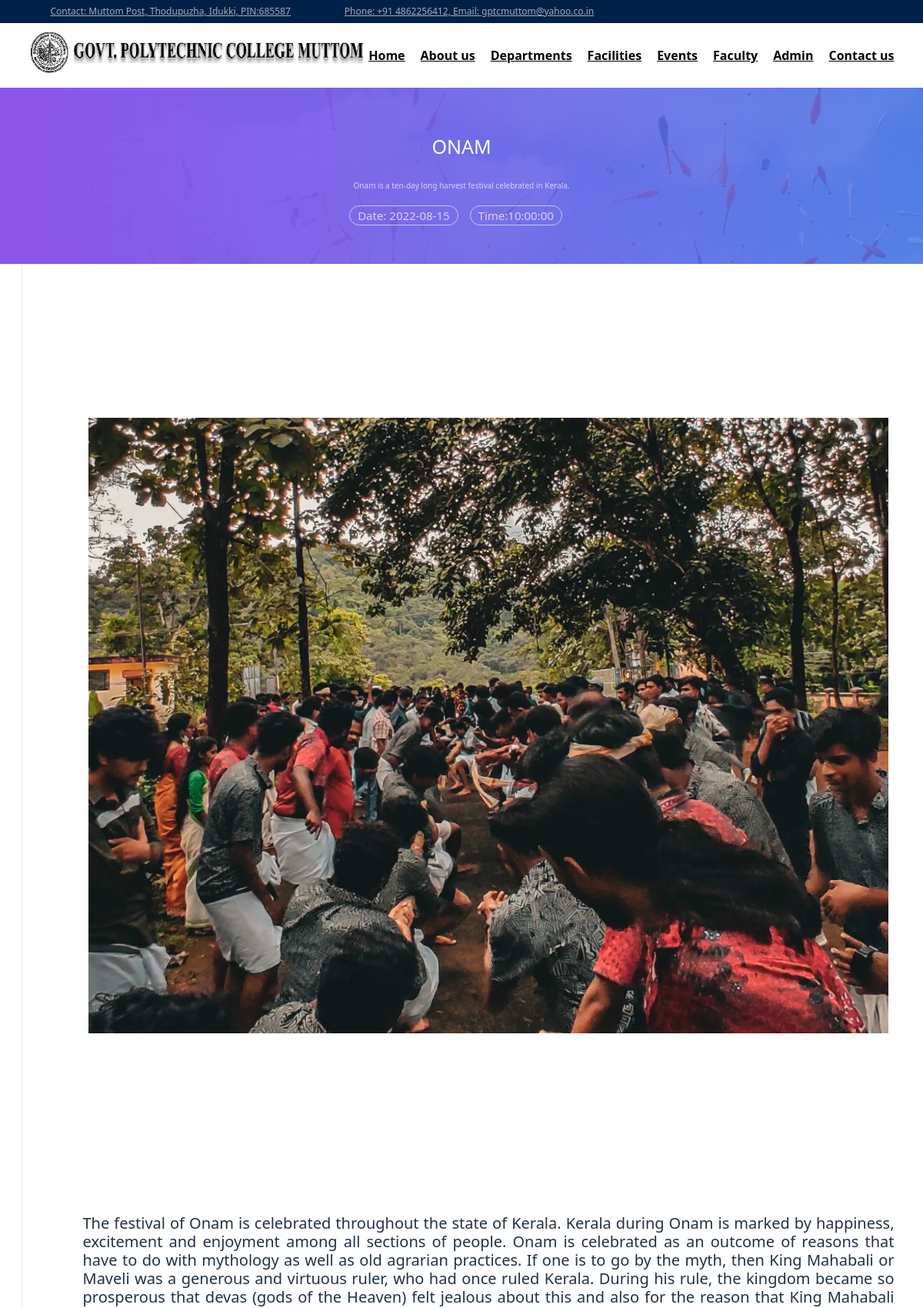
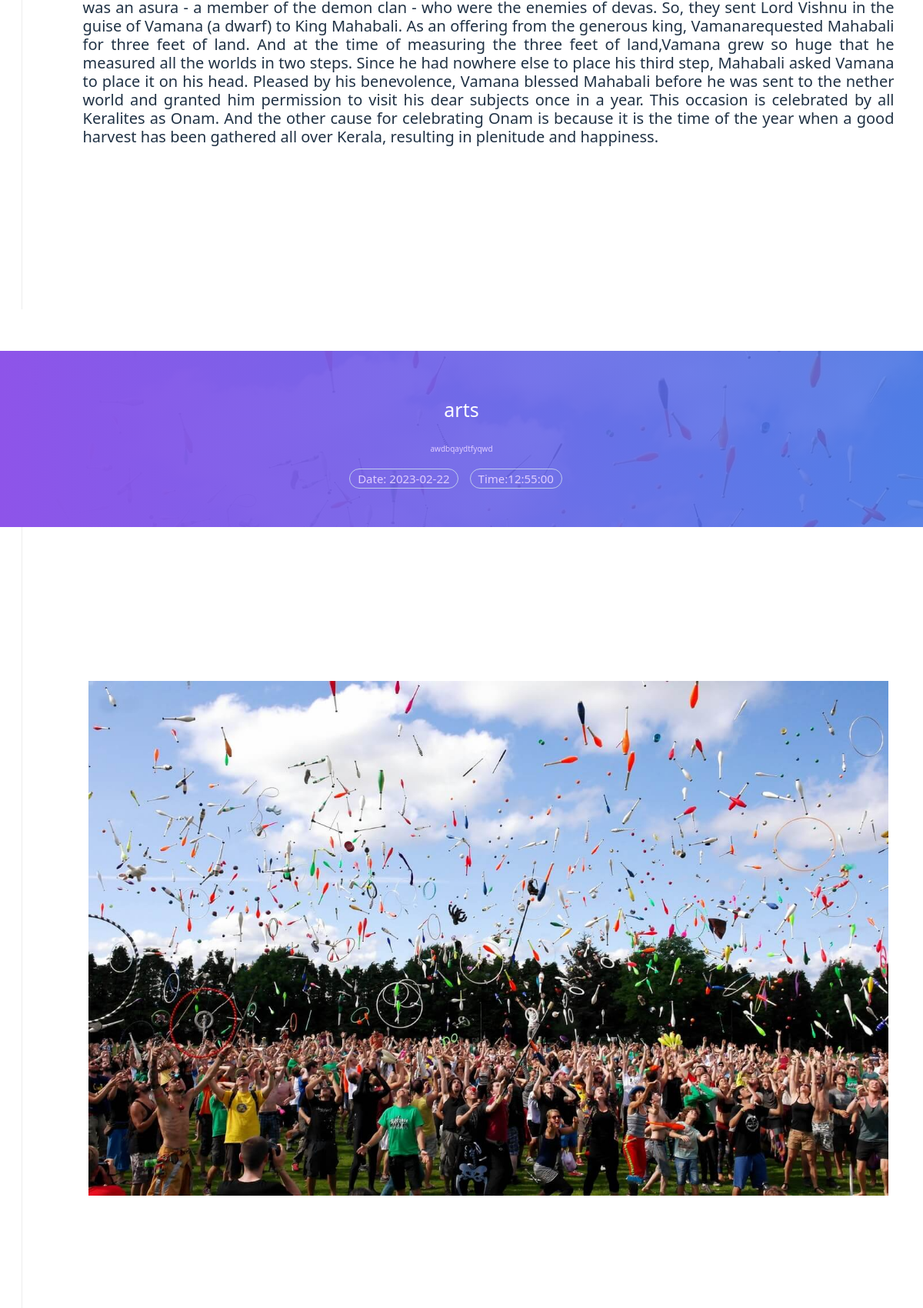
The page /gptc/admin/eventdetails.php (upper part) on the database its author committed (2 pictures, top to bottom).
### tables this page shows
CREATE TABLE `events` (
  `id` int(11) NOT NULL,
  `img` varchar(999) NOT NULL,
  `name` varchar(500) NOT NULL,
  `longdesc` varchar(2000) NOT NULL,
  `description` longtext NOT NULL,
  `date` date NOT NULL,
  `time` time NOT NULL
);

### gptc/admin/eventdetails.php (the view, shortened to what this page needs)
<?php
include('includes/headerf.php');
include('includes/headf.php');
include('config/dbcon.php');
?>
<section>
<?php
                                $query  = "SELECT * FROM events ORDER BY id DESC LIMIT 4";
                                    $query_run = mysqli_query($con,$query);
                                                if(mysqli_num_rows($query_run)>0)
                                                {
                                                     foreach($query_run as $row)
                                                     {
                                                        ?>
            <div class="head-2">
                <div class="head-2-inn">
                    <h1><?php echo $row['name']; ?></h1>
                    <p><?php echo $row['description']; ?></p>
                    <div class="event-head-sub">
                        <ul>
                            <li>Date: <?php echo $row['date']; ?></li>
                            <li>Time:<?php echo $row['time']; ?></li>
                        </ul>
                    </div>
                </div>
            </div>
    </section>
    <section>
            <div class="row">
                <div class="cor about-sp">
                    <div class="s18-age-event l-info-pack-days">
                    <div class="container com-sp pad-bot-70">
                        <ul>
                            <li>
            <div class="container com-sp pad-bot-70">
            <div class="row">
                            <div class="con-title">
                                    <div style="height:800px;width:100%;overflow:hidden;" class="img-holder"><img src="uploads/product/<?php echo $row['img']?>" width="100%" height="auto"  alt="image"></div>
                            </li>
                            <li>
                                        <p><?php echo $row['longdesc']; ?></p>
                                        </div>
                                        </div>
                                        </div>
                            </div>
                            <?php
                                                     }
                                                }
                                                else
                                                {
                                                    ?>
                                                    <tr>
                                                        <td>No Record Found</td>
                                                </tr>
                                                <?php
                                                }
                                                ?>
    </section>

### rows shown on the page
events: name "ONAM", description "Onam is a ten-day long harvest festival celebrated in Kerala.", date "2022-08-15", time "10:00:00", img (picture), longdesc "The festival of Onam is celebrated throughout the state of Kerala. Kerala during Onam is marked by happiness, excitement and enjoyment among all sections of people. Onam is celebrated as an outcome of reasons that have to do with mythology as well as old agrarian practices. If one is to go by the myth, then King Mahabali or Maveli was a generous and virtuous ruler, who had once ruled Kerala. During his rule, the kingdom became so prosperous that devas (gods of the Heaven) felt jealous about this and also for the reason that King Mahabali was an asura - a member of the demon clan - who were the enemies of devas. So, they sent Lord Vishnu in the guise of Vamana (a dwarf) to King Mahabali. As…"
events: name "arts", description "awdbqaydtfyqwd", date "2023-02-22", time "12:55:00", img (picture)
